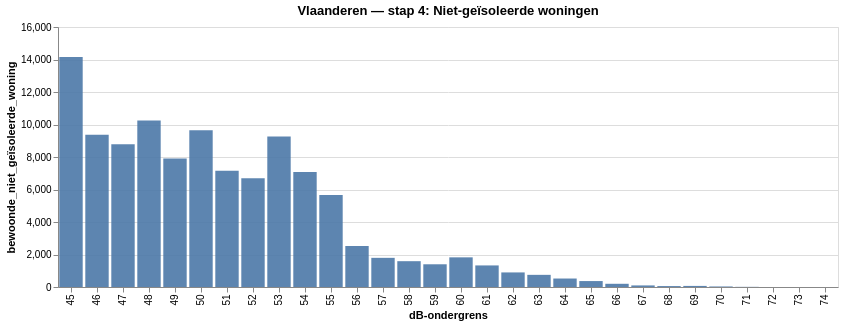

Notebook cell for this chart:
### Code cell
from contour.notebook_viz import toon_staaf_per_contour

toon_staaf_per_contour(vla, 'bewoonde_niet_geïsoleerde_woning', titel='Vlaanderen — stap 4: Niet-geïsoleerde woningen')

### Figure 1 — Vega-Lite specification as saved in the notebook (floating-point values rounded to 4 significant figures)
{"config": {"view": {"continuousWidth": 300, "continuousHeight": 300}}, "data": {"name": "data-372296b28bbd88e494a4f03c789b7b09"}, "mark": {"type": "bar", "opacity": 0.9}, "encoding": {"tooltip": [{"field": "db_ondergrens", "title": "dB", "type": "ordinal"}, {"field": "waarde", "format": ",.4f", "title": "bewoonde_niet_geïsoleerde_woning", "type": "quantitative"}, {"field": "reeks", "title": "indicator", "type": "nominal"}], "x": {"field": "db_ondergrens", "sort": ["45", "46", "47", "48", "49", "50", "51", "52", "53", "54", "55", "56", "57", "58", "59", "60", "61", "62", "63", "64", "65", "66", "67", "68", "69", "70", "71", "72", "73", "74"], "title": "dB-ondergrens", "type": "ordinal"}, "y": {"field": "waarde", "scale": {"zero": true}, "title": "bewoonde_niet_geïsoleerde_woning", "type": "quantitative"}}, "height": 260, "title": "Vlaanderen — stap 4: Niet-geïsoleerde woningen", "width": 780, "$schema": "https://vega.github.io/schema/vega-lite/v6.4.1.json", "datasets": {"data-372296b28bbd88e494a4f03c789b7b09": [{"db_ondergrens": "45", "waarde": 14150.0, "reeks": "lden"}, {"db_ondergrens": "46", "waarde": 9371.0, "reeks": "lden"}, {"db_ondergrens": "47", "waarde": 8791.0, "reeks": "lden"}, {"db_ondergrens": "48", "waarde": 10240.0, "reeks": "lden"}, {"db_ondergrens": "49", "waarde": 7913.0, "reeks": "lden"}, {"db_ondergrens": "50", "waarde": 9651.0, "reeks": "lden"}, {"db_ondergrens": "51", "waarde": 7149.0, "reeks": "lden"}, {"db_ondergrens": "52", "waarde": 6699.0, "reeks": "lden"}, {"db_ondergrens": "53", "waarde": 9263.0, "reeks": "lden"}, {"db_ondergrens": "54", "waarde": 7070.0, "reeks": "lden"}, {"db_ondergrens": "55", "waarde": 5662.0, "reeks": "lden"}, {"db_ondergrens": "56", "waarde": 2522.0, "reeks": "lden"}, {"db_ondergrens": "57", "waarde": 1794.0, "reeks": "lden"}, {"db_ondergrens": "58", "waarde": 1589.0, "reeks": "lden"}, {"db_ondergrens": "59", "waarde": 1398.0, "reeks": "lden"}, {"db_ondergrens": "60", "waarde": 1825.0, "reeks": "lden"}, {"db_ondergrens": "61", "waarde": 1328.0, "reeks": "lden"}, {"db_ondergrens": "62", "waarde": 896.8, "reeks": "lden"}, {"db_ondergrens": "63", "waarde": 748.0, "reeks": "lden"}, {"db_ondergrens": "64", "waarde": 521.6, "reeks": "lden"}, {"db_ondergrens": "65", "waarde": 365.6, "reeks": "lden"}, {"db_ondergrens": "66", "waarde": 197.6, "reeks": "lden"}, {"db_ondergrens": "67", "waarde": 96.8, "reeks": "lden"}, {"db_ondergrens": "68", "waarde": 57.6, "reeks": "lden"}, {"db_ondergrens": "69", "waarde": 66.4, "reeks": "lden"}, {"db_ondergrens": "70", "waarde": 32.8, "reeks": "lden"}, {"db_ondergrens": "71", "waarde": 9.6, "reeks": "lden"}, {"db_ondergrens": "72", "waarde": 1.6, "reeks": "lden"}, {"db_ondergrens": "73", "waarde": 1.6, "reeks": "lden"}, {"db_ondergrens": "74", "waarde": 0.8, "reeks": "lden"}]}}
